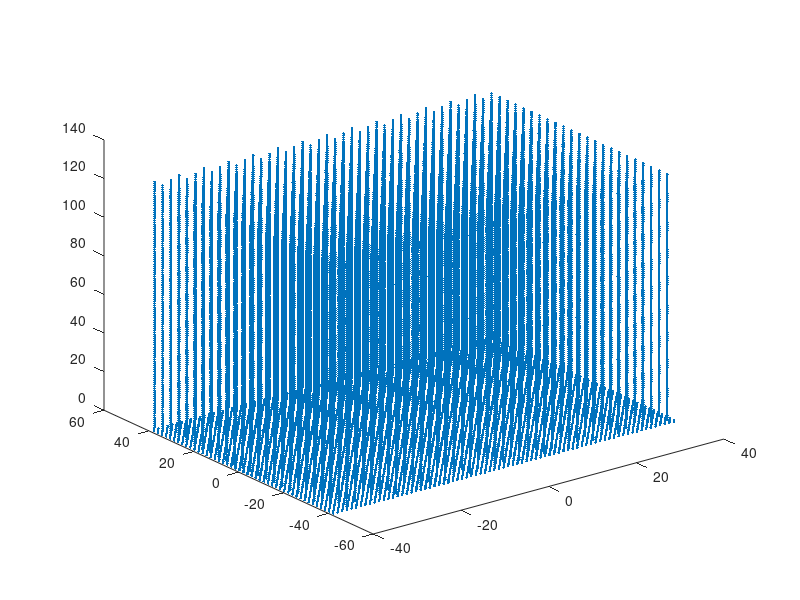

MATLAB code to generate this figure:
% make a read file for LAMMPS

clear;
tic

Nmon1 = 2 %36;
Nmon2 = 128 - Nmon1 %35;
Nmon3 = 0;

q = 1;

Lz = 290;

Nbrush = 1; %% TWO BRUSHES OR 1

solventtype = 0; %% no solvent (0), monomeric (1) or dimeric solvent (2)

if ((solventtype ~=1) && (solventtype ~= 0) && (solventtype ~= 2)) 
    solventtype
    fprintf('Choose value 0 (none), 1 (monomeric) or 2 (dimeric) for solventtype!\n'); 
    return;
end   

%%% gut: "factor" ist quadrat einer natuerlichen zahl oder
%%% eines bruchs natürlicher zahlen
factor=1; %4   %16/9; %25/9; %4; %% increase initial density by this factor

Nmontot = Nmon1+Nmon2*q %+Nmon3*4

sigma_final = 0.100; %0.025 %2

sigma = sigma_final / factor;

if ((Nbrush ~=1) && (Nbrush ~= 2)) 
    Nbrush
    fprintf('Choose value 1 or 2 for Nbrush!\n'); 
    return;
end   

if (Nmon1==0)
    fprintf('At least one monomer of stem polymer needed! (Nmon1 ~= 0 necessary)\n'); 
    return;
end    

if (((Nmon1 == 0) && (Nmon2 ~= 0)) | ((Nmon1 == 0) && (Nmon3 ~= 0)) | ((Nmon2 == 0) && (Nmon3 ~= 0)))
    fprintf('Lower generations of branching should exist before generating higher generations!\n'); 
    return;
end

rho = 0.85;
Lz_final = 12.0; %100.00  %12.0%17.5;

Lz_final1 = 12.0;
Lz_final2 = 14.25;
Lz_final3 = 17.5;

xrows=(152*3/4-14)*1.5;
yrows=(32*3/4+6)*1.5;

nnn = xrows*yrows; %% number of lattice atoms

%% array to save coordinates of l21;attice 
b = struct('x',zeros(nnn,1),'y',zeros(nnn,1),'z',zeros(nnn,1));

%% increment of lattice 
dx=0.52500000;
dy=0.9093250000;

%% starting from zero
xstart=0;
ystart=0;
zstart=0;

%% calculating coordinates for lattice atoms
index=1;
for i=1:xrows
    for j=1:yrows
        b.x(index)=xstart+(i-1)*dx;
        b.y(index)=ystart+(j-1)*2*dy+mod(i+1,2)*dy;
        b.z(index)=zstart;
        index=index+1;
    end
end

%% make it symmetrical around zero in x and y
b.x(:)=b.x(:)-xrows*dx/2;
b.y(:)=b.y(:)-yrows*dy;

%% determine lattice size in x and y
xmin=min(b.x);
xmax=max(b.x);

ymin=min(b.y);
ymax=max(b.y);

%% calculate box size (adding increment so, that it can be used in period boundary conditions)
Lx=xmax-xmin+dx
Ly=ymax-ymin+dy
Nc = floor(sigma*Lx*Ly*factor)+1

 Nc = Nc -1 + 0
%Nc = floor(sigma*Lx_final*Ly_final*factor)+1
%Nc=2

% allocate space for grafting coords etc.
graftingpoints = zeros(2*Nc,2);
graftingcoords = zeros(2*Nc,2);


gen=0
if (Nmon2==0)
    gen=1;
elseif ((Nmon2 ~= 0) && (Nmon3 == 0))
    gen=2;
elseif (Nmon3 ~= 0)
    gen=3;
end;


%% devise filename
filename = strcat('Ab_', num2str(Nmon1+Nmon2), '_', num2str(sigma))

count1=0;
count2=0;
Nangles = 0;
Ndih = 0;
Nimp = 0;


%%%% THIS CALCULATES THE AMOUNT OF SOLVENT PARTICLES FOR A DENSITY OF 0.8

if (solventtype == 2)
    N_solv=floor((rho*Lx*Ly*(Lz_final+2*2^(1/6))-Nmontot*Nc*Nbrush)/2)+1;
elseif (solventtype == 1)   
    N_solv=floor((rho*Lx*Ly*(Lz_final+2*2^(1/6))-Nmontot*Nc*Nbrush)/2)+1;
    %N_solv=2*N_solv;
elseif (solventtype == 0)       
    N_solv=0
end
    
if (Nbrush==1)
    N_solv=0
end


if (Nbrush==1)
    Tatoms = 8;
elseif (Nbrush==2)
    Tatoms = 17;
    if (N_solv == 0)
        Tatoms = Tatoms-1 ;
    end;
end;

Tbonds = 1;
Tangles = 0;
Tdih = 0;
Timp = 0;


Lx = Lx*sqrt(factor);
Ly = Ly*sqrt(factor);


ztot = zeros(Nbrush*Nmontot*Nc,3);%zeros(Nmon1+2*Nmon2,3);
type = zeros(90000,1);

for NB=1:Nbrush;
    
    ugrid = zeros(floor(Ly+1),floor(Lx+1));
    lgrid = zeros(floor(Ly+1),floor(Lx+1));
    size(lgrid)
    Ngrid = floor(Ly+1)*floor(Lx+1);
    sc = 2^(1/6);
    mz = min(b.z)+sc;
    z = zeros(Nmontot,3);%zeros(Nmon1+2*Nmon2,3);
    kk1 = 0;
    kk2 = 0;
    v = z;
    nn = zeros(90000,3); %%% information on jumping over boundary conditions
    %lower brush coordinates
    
    Lx
    Ly
    area = Lx*Ly
    ratio = Lx/Ly
    sqrtNc = sqrt(Nc)
    xgrid = round(sqrtNc*ratio)+4 %-3 %floor(sqrtNc*ratio)
    ygrid = round(sqrtNc/ratio)-3 %+5 %floor(sqrtNc/ratio)
    Nc
    myNc = xgrid*ygrid
    xinc = Lx/xgrid;
    yinc = Ly/ygrid;

    gridcounter = 0

        for nchains=1:Nc %Nc
            ready = false;
            count = 0;
            while ~ready
                count=count+1;
                
                %%% break condition of loop
                if (count > 10000)
                    fprintf('Cannot fit polymers on grid. Choose a smaller Nc.\n');
                    return;
                end

                nchains
                
                jj = (nchains-1)+1-gridcounter*xgrid
                ii = gridcounter+1
                if (nchains == xgrid*(gridcounter+1))
                    gridcounter = gridcounter+1;
                end    
                ready=1;

            end  
            
            
            kk1=kk1+1;
            z((kk1-1)*Nmontot+1:Nmon1+(kk1-1)*Nmontot,2) = (ii-1)*yinc - Ly/2 + 1 + yinc/4 + mod(jj,2)*yinc/2; %; %y coord of polymer
            z((kk1-1)*Nmontot+1:Nmon1+(kk1-1)*Nmontot,1) = (jj-1)*xinc - Lx/2 + 1 + xinc/4; %+mod(ii,2)*xinc/2; %x coord of polymer
            z((kk1-1)*Nmontot+1:Nmon1+(kk1-1)*Nmontot,3) = mz - 1 + [1:Nmon1];  % z coord of polymer
            
            graftingpoints(kk1,2) = ii;
            graftingpoints(kk1,1) = jj;
            
            if (Nmon2 > 0) % erste Ordnung Verzweigung
                
                        for yy=1:q
                            yy;
                            z((kk1-1)*Nmontot+Nmon1+1+(yy-1)*Nmon2:(kk1-1)*Nmontot+Nmon1+yy*Nmon2,1) = (jj-1) * xinc - Lx/2 + 1 + xinc/4;
                            z((kk1-1)*Nmontot+Nmon1+1+(yy-1)*Nmon2:(kk1-1)*Nmontot+Nmon1+yy*Nmon2,2) = (ii-1) * yinc - Ly/2 + 1 + yinc/4 + mod(jj,2) * yinc/2;
                            z((kk1-1)*Nmontot+Nmon1+1+(yy-1)*Nmon2:(kk1-1)*Nmontot+Nmon1+yy*Nmon2,3) = mz + Nmon1 - 1 + [1:Nmon2];

                        end
                        
            end
            
            
            %%%% assign atom types          
            % head
            type(Nmontot*Nc*(NB-1)+(kk1-1)*Nmontot+1,1) = 1 + mod(NB+1,2) * 6;
      
            % upper bulk   
            type(Nmontot*Nc*(NB-1)+(kk1-1)*Nmontot+Nmon1+1:Nmontot*Nc*(NB-1)+(kk1-1)*Nmontot+Nmon1+q*Nmon2,1) = 2+mod(NB+1,2) * 6;

            % lower bulk
            type(Nmontot*Nc*(NB-1)+(kk1-1)*Nmontot+2:Nmontot*Nc*(NB-1)+(kk1-1)*Nmontot+Nmon1,1) = 2 + mod(NB+1,2) * 6;

            % middle monomer
            type(Nmontot*Nc*(NB-1)+(kk1-1)*Nmontot+Nmon1,1) = 2 + mod(NB+1,2) * 6;

            % end
            type(Nmontot*Nc*(NB-1)+(kk1-1)*Nmontot+Nmon1+Nmon2:Nmon2:Nmontot*Nc*(NB-1)+(kk1-1)*Nmontot+Nmon1+Nmon2*q,1) = 3 + mod(NB+1,2) * 6; 

            z((kk1-1)*Nmontot+1:kk1*Nmontot,1) = z((kk1-1)*Nmontot+1:kk1*Nmontot,1) - 1;
            z((kk1-1)*Nmontot+1:kk1*Nmontot,2) = z((kk1-1)*Nmontot+1:kk1*Nmontot,2) - 1;
            
            graftingcoords(kk1,1) = z((kk1-1)*Nmontot+1,2);
            graftingcoords(kk1,2) = z((kk1-1)*Nmontot+1,1);
            
        end

        ztot(Nmontot*Nc*(NB-1)+1:NB*Nmontot*Nc,1:2) = z(1:Nmontot*Nc,1:2);
        ztot(Nmontot*Nc*(NB-1)+1:NB*Nmontot*Nc,3) = z(1:Nmontot*Nc,3)*(-1)^(mod(NB+1,2))+ mod(Nbrush+1,2)*Lz/2*(-1)^(mod(NB,2));

end

%%% GENERATE SOLVENT MOLECULES

y=zeros(2,3);
xjump=0;
yjump=0;
zjump=0;
nlayers=0;
for i=1:N_solv
        y((i-1)*2+1:i*2,1) = -Lx/2 + [1:2] + xjump +0.2;
        y((i-1)*2+1:i*2,2) = -Ly/2 + yjump+0.2;
        y((i-1)*2+1:i*2,3) = zjump;
        xjump=xjump+3;
        if (xjump > Lx-1)
            yjump = yjump+2;
            xjump = 0;
        end
        if (yjump > Ly-1)
            yjump=0;
            nlayers = nlayers+1;
            zjump = zjump + 3*nlayers*(-1)^(nlayers+1);
        end
end;


Lx=Lx/sqrt(factor);  %%% back to original size
Ly=Ly/sqrt(factor);  %%% back to original size


typeA=Nbrush*Nc*(Nmontot);
typeS = 2*N_solv;

type(typeA+1:typeA+typeS)=17;  % type of solvent

%typeA=(kk1+kk2)*(Nmontot);    % # of monomers in the brush (includes grafted heads)
typeA1=Nbrush*(Nmontot-1)*Nc;
typeB1=Nbrush;
%typeS = 2*N_solv;


x=zeros(size(ztot,1)+typeS+nnn*Nbrush,3);

number3=size(ztot,1)+nnn*Nbrush+typeS;

xcorrection=floor(Lx*sqrt(factor)+1)/Lx  %floor(Lx*sqrt(factor)+1)/sqrt(factor)/Lx
ycorrection=floor(Ly*sqrt(factor)+1)/Ly  %floor(Ly*sqrt(factor)+1)/sqrt(factor)/Ly

xcorrection=1.0
ycorrection=1.0

ztot(:,1)=ztot(:,1)./xcorrection; %%% rescale x and y coordinates in case of stretching system
ztot(:,2)=ztot(:,2)./ycorrection;

x(1:typeA,1:3)=ztot;

if (N_solv > 0)
    x(typeA+1:typeA+typeS,1:3)=y;
end

x(typeA+typeS+1:typeA+typeS+nnn,1)=b.x;
x(typeA+typeS+1:typeA+typeS+nnn,2)=b.y;
x(typeA+typeS+1:typeA+typeS+nnn,3)=b.z-Lz/2*mod(Nbrush+1,2);

if (Nbrush == 2)
    x(typeA+typeS+nnn+1:typeA+typeS+Nbrush*nnn,1)=b.x;
    x(typeA+typeS+nnn+1:typeA+typeS+Nbrush*nnn,2)=b.y;
    x(typeA+typeS+nnn+1:typeA+typeS+Nbrush*nnn,3)=b.z+Lz/2;
end


type(typeA+typeS+1:typeA+typeS+nnn) = 4;    % lower wall
if (Nbrush == 2)
    type(typeA+typeS+nnn+1:typeA+typeS+Nbrush*nnn) = 12;    % upper wall
end

vel_per_wall = 0.01;
tlj = 0.0025;
Lzbegin = Lz;
compress_steps = (Lzbegin-(Lz_final+2*2^(1/6)))/(vel_per_wall*tlj*2);

compress_steps1 = (Lzbegin-(Lz_final1+2*2^(1/6)))/(vel_per_wall*tlj*2);
compress_steps2 = (Lzbegin-(Lz_final2+2*2^(1/6)))/(vel_per_wall*tlj*2);
compress_steps3 = (Lzbegin-(Lz_final3+2*2^(1/6)))/(vel_per_wall*tlj*2);


%%% Write LAMMPS file

lmp_filename = strcat(filename, 'huge.data')

fid2 = fopen(lmp_filename,'wt');
%fprintf(fid2,'LAMMPS Description of a Polymer Brush with branched Chains\n');
fprintf(fid2,'branched brush: rho %1.1f final wall distance %3.2f compress for %7.1f steps at t_lj=%2.3f and velocity per wall=%2.3f\n',rho,Lz_final,compress_steps,tlj,vel_per_wall);
fprintf(fid2,'\n');

Natoms = number3
N_solv

if (solventtype == 2)
    Nbonds = Nbrush*Nc*(Nmontot-1)+N_solv       %% f�r 2-fach Verzweigung ist es Nmontot-1    %(kk1+kk2)*(Nmontot-1)+N_solv
else
    Nbonds = Nbrush*Nc*(Nmontot-1)
end

fprintf(fid2,'%d atoms\n',Natoms);
fprintf(fid2,'%d bonds\n',Nbonds);
fprintf(fid2,'%d angles\n',Nangles);
fprintf(fid2,'%d dihedrals\n',Ndih);
fprintf(fid2,'%d impropers\n',Nimp);
fprintf(fid2,'\n');
       
fprintf(fid2,'%d atom types\n',Tatoms);
fprintf(fid2,'%d bond types\n',Tbonds);
fprintf(fid2,'%d angle types\n',Tangles);
fprintf(fid2,'%d dihedral types\n',Tdih);
fprintf(fid2,'%d improper types\n',Timp);
fprintf(fid2,'\n');

%Box measurements
%for periodic systems this is box size
%for non-periodic it is min/max extent of atoms
fprintf(fid2,'%6.5f %6.5f xlo xhi\n',-Lx/2, Lx/2);
fprintf(fid2,'%6.5f %6.5f ylo yhi\n',-Ly/2, Ly/2);
fprintf(fid2,'%6.5f %6.5f zlo zhi\n',0.00-mod(Nbrush+1,2)*Lz/2-3, Lz-mod(Nbrush+1,2)*Lz/2+3);
fprintf(fid2,'\n');

%Masses

 % 1 mass
 % ...
 % N mass                           (N = # of atom types)

 %Masses - same number as atom types
fprintf(fid2,'Masses\n');
fprintf(fid2,'\n'); 
fprintf(fid2,'%d %1.2f\n',1, 1.0);
fprintf(fid2,'%d %1.2f\n',2, 1.0);
fprintf(fid2,'%d %1.2f\n',3, 1.0);
fprintf(fid2,'%d %1.2f\n',4, 1.0);
fprintf(fid2,'%d %1.2f\n',5, 1.0);
fprintf(fid2,'%d %1.2f\n',6, 1.0);
if (Tatoms >= 7)
fprintf(fid2,'%d %1.2f\n',7, 1.0);
end;
if (Tatoms >= 8)
fprintf(fid2,'%d %1.2f\n',8, 1.0);
end;
if (Tatoms >= 9)
    fprintf(fid2,'%d %1.2f\n',9, 1.0);
end;
if (Tatoms >= 10)
    fprintf(fid2,'%d %1.2f\n',10, 1.0);
end;
if (Tatoms >= 11)
    fprintf(fid2,'%d %1.2f\n',11, 1.0);
end;
if (Tatoms >= 12)
    fprintf(fid2,'%d %1.2f\n',12, 1.0);
end;
if (Tatoms >= 13)
    fprintf(fid2,'%d %1.2f\n',13, 1.0);
end;
if (Tatoms >= 14)
    fprintf(fid2,'%d %1.2f\n',14, 1.0);
end;
if (Tatoms >= 15)
    fprintf(fid2,'%d %1.2f\n',15, 1.0);
    
end;
if (Tatoms >= 16)
    fprintf(fid2,'%d %1.2f\n',16, 1.0);
end;
if (Tatoms >= 17)
    fprintf(fid2,'%d %1.2f\n',17, 1.0);
end;
fprintf(fid2,'\n');
 

%Atoms
% n molecule-tag atom-type q x y z nx ny nz
fprintf(fid2,'Atoms\n');
fprintf(fid2,'\n'); 
molec_dummy = 1;
%atom_dummy = 1;
type_dummy = 1;
%number3
%typeB1*Nmon
%typeA/Nmon*(Nmon-1)
for i=1:number3
    %fprintf(fid2,'%i %i %i %6.5f %6.5f %6.5f %i %i %i\n',i, molec_dummy, type(i), x(i,1),x(i,2),x(i,3),nn(i,1),nn(i,2),nn(i,3));
    fprintf(fid2,'%i %i %i %6.5f %6.5f %6.5f\n',i, molec_dummy, type(i), x(i,1),x(i,2),x(i,3));
    if ((mod(i,Nmontot) == 0) && (i < typeA+1))
        molec_dummy = molec_dummy + 1;
    end
    
    if (solventtype == 2)
        if ((i > typeA) && (i < typeA+typeS+1) && (mod(i-Nmontot,2)==0))
            molec_dummy = molec_dummy + 1;
        end
    elseif (solventtype == 1)
        if ((i > typeA) && (i < typeA+typeS+1))
            molec_dummy = molec_dummy + 1;
        end     
    end
    
    if (i > typeA+typeS) 
        molec_dummy = molec_dummy + 1;
    end
end
fprintf(fid2,'\n');

% Velocities if needed

% Write Bonds
% n bond-type atom-1 atom-2
fprintf(fid2,'Bonds\n');
fprintf(fid2,'\n');
bond_index = 1;
bond_type = 1;

for i=1:Nc*Nbrush% loop over polymer chains
    %for j=1:Nmontot-1 % loop over
    for j=1:Nmon1-1
        %1stgen and middle arm
        %if (j < Nmon1)
            fprintf(fid2,'%i %i %i %i\n', bond_index, bond_type, (i-1)*Nmontot+j,(i-1)*Nmontot+j+1);
            bond_index = bond_index + 1;
        %end
    end
    for yy=1:q
        for j=1:Nmon2
        %for yy=1:q
            %2ndgen arms
            if (j == 1) %Nmon1+Nmon2*()
                fprintf(fid2,'%i %i %i %i\n', bond_index, bond_type, (i-1)*Nmontot+Nmon1,(i-1)*Nmontot+Nmon1+(yy-1)*Nmon2+j);
                bond_index = bond_index + 1;
            else
                fprintf(fid2,'%i %i %i %i\n', bond_index, bond_type, (i-1)*Nmontot+Nmon1+(yy-1)*Nmon2+j-1,(i-1)*Nmontot+Nmon1+(yy-1)*Nmon2+j);
                bond_index = bond_index + 1;
            end
            
        end 
    end
end    

if (solventtype == 2)
    for i=1:N_solv
          fprintf(fid2,'%i %i %i %i\n',bond_index, bond_type, typeA+(i-1)*2+1,typeA+(i-1)*2+2);
          bond_index = bond_index + 1;
    end
end

kk1;
kk2;

fclose(fid2);
%fclose('all');
clear fid2;


toc

figure(10)
plot3(x(:,1),x(:,2),x(:,3),'.')

density_after_compression = (Nc*Nmontot*2+N_solv*2)/(Lx*Ly*(Lz_final+2*2^(1/6)))
Lx
Ly
border=(Lz_final+2*2^(1/6))/2
Lz_final
Lz_final=Lz_final+2*2^(1/6)
v=0.01;
dt=0.0025;
csteps=(Lz-Lz_final)/(2*v*dt)


SIGMA_FINAL=Nc/(Lx*Ly)
